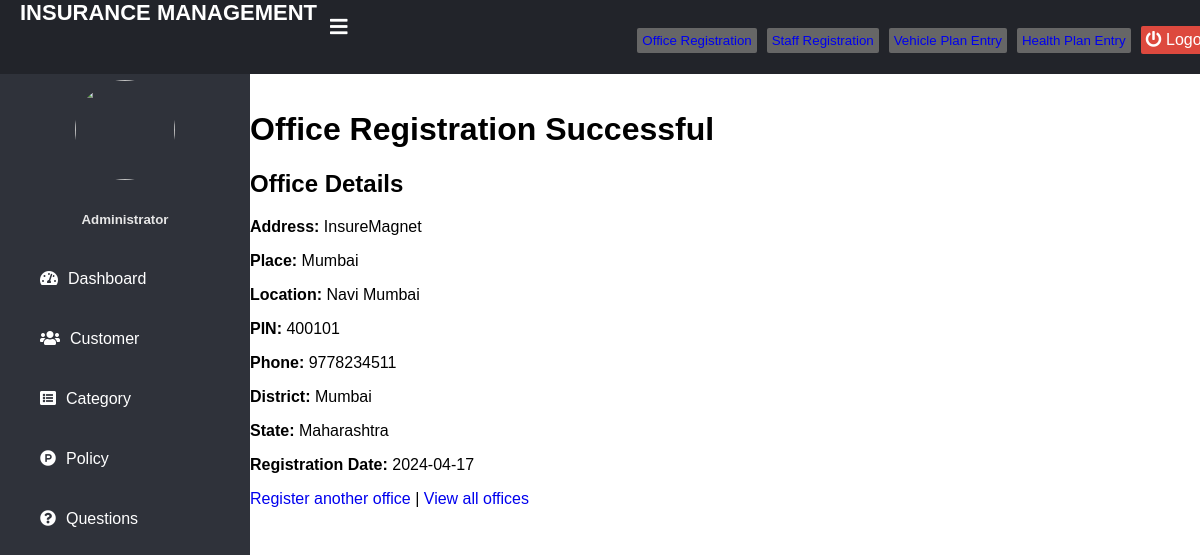
The app's page /office_success/2/ with its own data.
### home/models.py (models this page shows, shortened)
class Office(models.Model):
    officeid = models.AutoField(primary_key=True)  # Changed to AutoField
    address = models.TextField()
    place = models.CharField(max_length=255)
    location = models.CharField(max_length=255)
    pin = models.CharField(max_length=20)
    phone = models.CharField(max_length=20)
    district = models.CharField(max_length=255)
    state = models.CharField(max_length=255)
    regdate = models.DateField()

### home/views.py (the view)
# urls.py: path('office_success/<int:office_id>/', views.office_detail, name='office_success'),  # New URL for showing office details
def office_detail(request, office_id):
    office = get_object_or_404(Office, officeid=office_id)
    return render(request, 'admin/admin_office_detail.html', {'office': office})

### templates/admin/admin_office_detail.html (shortened to what this page needs)
{% extends 'adminbase.html' %}
{% load widget_tweaks %}
{% block content %}
    <h1>Office Registration Successful</h1>
    <div>
        <h2>Office Details</h2>
        <p><strong>Address:</strong> {{ office.address }}</p>
        <p><strong>Place:</strong> {{ office.place }}</p>
        <p><strong>Location:</strong> {{ office.location }}</p>
        <p><strong>PIN:</strong> {{ office.pin }}</p>
        <p><strong>Phone:</strong> {{ office.phone }}</p>
        <p><strong>District:</strong> {{ office.district }}</p>
        <p><strong>State:</strong> {{ office.state }}</p>
        <p><strong>Registration Date:</strong> {{ office.regdate|date:"Y-m-d" }}</p>
    </div>
    <a href="{% url 'register_office' %}">Register another office</a> |
    <a href="{% url 'view_office' %}">View all offices</a>
{% endblock %}

### records on screen
Office: address "InsureMagnet", place "Mumbai", location "Navi Mumbai", pin "400101", phone "9778234511", district "Mumbai", state "Maharashtra", regdate "2024-04-17"
